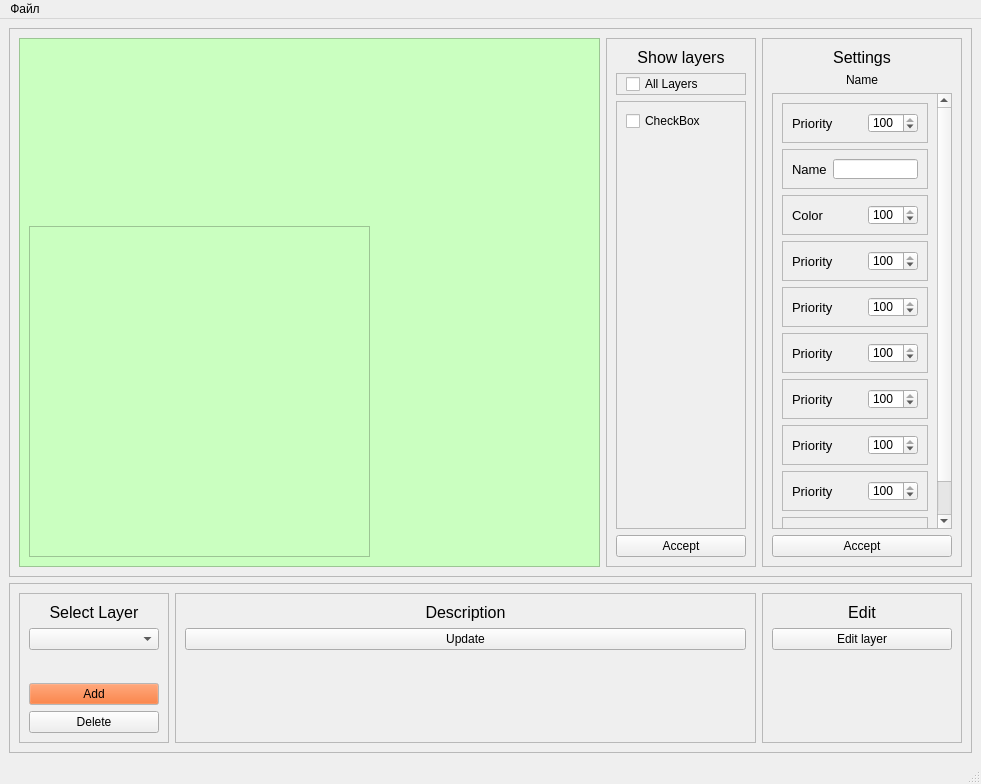
<?xml version="1.0" encoding="UTF-8"?>
<ui version="4.0">
 <class>MainWindow</class>
 <widget class="QMainWindow" name="MainWindow">
  <property name="geometry">
   <rect>
    <x>0</x>
    <y>0</y>
    <width>981</width>
    <height>784</height>
   </rect>
  </property>
  <property name="windowTitle">
   <string>MainWindow</string>
  </property>
  <widget class="QWidget" name="centralwidget">
   <layout class="QGridLayout" name="gridLayout">
    <item row="1" column="1">
     <widget class="QFrame" name="frame_2">
      <property name="frameShape">
       <enum>QFrame::StyledPanel</enum>
      </property>
      <property name="frameShadow">
       <enum>QFrame::Raised</enum>
      </property>
      <layout class="QHBoxLayout" name="horizontalLayout">
       <item>
        <widget class="QFrame" name="viewFrame">
         <property name="styleSheet">
          <string notr="true">background-color:rgb(202, 255, 192)</string>
         </property>
         <property name="frameShape">
          <enum>QFrame::StyledPanel</enum>
         </property>
         <property name="frameShadow">
          <enum>QFrame::Raised</enum>
         </property>
         <widget class="QFrame" name="frame_3">
          <property name="geometry">
           <rect>
            <x>10</x>
            <y>188</y>
            <width>341</width>
            <height>331</height>
           </rect>
          </property>
          <property name="frameShape">
           <enum>QFrame::StyledPanel</enum>
          </property>
          <property name="frameShadow">
           <enum>QFrame::Raised</enum>
          </property>
         </widget>
        </widget>
       </item>
       <item>
        <widget class="QFrame" name="frame_10">
         <property name="enabled">
          <bool>true</bool>
         </property>
         <property name="maximumSize">
          <size>
           <width>150</width>
           <height>16777215</height>
          </size>
         </property>
         <property name="frameShape">
          <enum>QFrame::StyledPanel</enum>
         </property>
         <property name="frameShadow">
          <enum>QFrame::Raised</enum>
         </property>
         <layout class="QVBoxLayout" name="verticalLayout_3">
          <item>
           <widget class="QLabel" name="label">
            <property name="font">
             <font>
              <pointsize>12</pointsize>
             </font>
            </property>
            <property name="text">
             <string>Show layers</string>
            </property>
            <property name="alignment">
             <set>Qt::AlignCenter</set>
            </property>
           </widget>
          </item>
          <item>
           <widget class="QFrame" name="frame_11">
            <property name="frameShape">
             <enum>QFrame::StyledPanel</enum>
            </property>
            <property name="frameShadow">
             <enum>QFrame::Raised</enum>
            </property>
            <layout class="QVBoxLayout" name="verticalLayout_5">
             <property name="spacing">
              <number>0</number>
             </property>
             <property name="topMargin">
              <number>0</number>
             </property>
             <property name="bottomMargin">
              <number>0</number>
             </property>
             <item>
              <widget class="QCheckBox" name="allLayersCheckBox">
               <property name="text">
                <string>All Layers</string>
               </property>
              </widget>
             </item>
            </layout>
           </widget>
          </item>
          <item>
           <widget class="QScrollArea" name="scrollArea">
            <property name="widgetResizable">
             <bool>true</bool>
            </property>
            <widget class="QWidget" name="scrollArea_3">
             <property name="geometry">
              <rect>
               <x>0</x>
               <y>0</y>
               <width>128</width>
               <height>428</height>
              </rect>
             </property>
             <layout class="QVBoxLayout" name="verticalLayout_4">
              <item>
               <layout class="QGridLayout" name="showLayersScrollArea">
                <item row="0" column="0">
                 <widget class="QCheckBox" name="checkBox">
                  <property name="text">
                   <string>CheckBox</string>
                  </property>
                 </widget>
                </item>
               </layout>
              </item>
              <item>
               <spacer name="verticalSpacer_2">
                <property name="orientation">
                 <enum>Qt::Vertical</enum>
                </property>
                <property name="sizeHint" stdset="0">
                 <size>
                  <width>20</width>
                  <height>40</height>
                 </size>
                </property>
               </spacer>
              </item>
             </layout>
            </widget>
           </widget>
          </item>
          <item>
           <widget class="QPushButton" name="acceptLayersChange">
            <property name="text">
             <string>Accept</string>
            </property>
           </widget>
          </item>
         </layout>
        </widget>
       </item>
       <item>
        <widget class="QFrame" name="frame_4">
         <property name="minimumSize">
          <size>
           <width>150</width>
           <height>0</height>
          </size>
         </property>
         <property name="maximumSize">
          <size>
           <width>200</width>
           <height>16777215</height>
          </size>
         </property>
         <property name="frameShape">
          <enum>QFrame::StyledPanel</enum>
         </property>
         <property name="frameShadow">
          <enum>QFrame::Raised</enum>
         </property>
         <layout class="QVBoxLayout" name="verticalLayout">
          <item>
           <widget class="QLabel" name="settings">
            <property name="font">
             <font>
              <pointsize>12</pointsize>
             </font>
            </property>
            <property name="text">
             <string>Settings</string>
            </property>
            <property name="alignment">
             <set>Qt::AlignCenter</set>
            </property>
           </widget>
          </item>
          <item>
           <widget class="QLabel" name="layerNameLabel">
            <property name="text">
             <string>Name</string>
            </property>
            <property name="alignment">
             <set>Qt::AlignCenter</set>
            </property>
           </widget>
          </item>
          <item>
           <widget class="QScrollArea" name="scrollArea_2">
            <property name="widgetResizable">
             <bool>true</bool>
            </property>
            <widget class="QWidget" name="scrollAreaWidgetContents_2">
             <property name="geometry">
              <rect>
               <x>0</x>
               <y>0</y>
               <width>161</width>
               <height>478</height>
              </rect>
             </property>
             <layout class="QVBoxLayout" name="verticalLayout_7">
              <item>
               <widget class="QFrame" name="frame_6">
                <property name="minimumSize">
                 <size>
                  <width>0</width>
                  <height>40</height>
                 </size>
                </property>
                <property name="maximumSize">
                 <size>
                  <width>16777215</width>
                  <height>40</height>
                 </size>
                </property>
                <property name="frameShape">
                 <enum>QFrame::StyledPanel</enum>
                </property>
                <property name="frameShadow">
                 <enum>QFrame::Raised</enum>
                </property>
                <layout class="QHBoxLayout" name="horizontalLayout_3">
                 <item>
                  <widget class="QLabel" name="priority_lbl">
                   <property name="font">
                    <font>
                     <pointsize>10</pointsize>
                    </font>
                   </property>
                   <property name="text">
                    <string>Priority</string>
                   </property>
                  </widget>
                 </item>
                 <item>
                  <widget class="QSpinBox" name="priority_spinbox">
                   <property name="maximumSize">
                    <size>
                     <width>50</width>
                     <height>16777215</height>
                    </size>
                   </property>
                   <property name="maximum">
                    <number>100</number>
                   </property>
                   <property name="value">
                    <number>100</number>
                   </property>
                  </widget>
                 </item>
                </layout>
               </widget>
              </item>
              <item>
               <widget class="QFrame" name="frame_20">
                <property name="minimumSize">
                 <size>
                  <width>0</width>
                  <height>40</height>
                 </size>
                </property>
                <property name="maximumSize">
                 <size>
                  <width>16777215</width>
                  <height>40</height>
                 </size>
                </property>
                <property name="frameShape">
                 <enum>QFrame::StyledPanel</enum>
                </property>
                <property name="frameShadow">
                 <enum>QFrame::Raised</enum>
                </property>
                <layout class="QHBoxLayout" name="horizontalLayout_23">
                 <item>
                  <widget class="QLabel" name="name_lbl">
                   <property name="font">
                    <font>
                     <pointsize>10</pointsize>
                    </font>
                   </property>
                   <property name="text">
                    <string>Name</string>
                   </property>
                  </widget>
                 </item>
                 <item>
                  <widget class="QLineEdit" name="nameLineEdit"/>
                 </item>
                </layout>
               </widget>
              </item>
              <item>
               <widget class="QFrame" name="frame_19">
                <property name="minimumSize">
                 <size>
                  <width>0</width>
                  <height>40</height>
                 </size>
                </property>
                <property name="maximumSize">
                 <size>
                  <width>16777215</width>
                  <height>40</height>
                 </size>
                </property>
                <property name="frameShape">
                 <enum>QFrame::StyledPanel</enum>
                </property>
                <property name="frameShadow">
                 <enum>QFrame::Raised</enum>
                </property>
                <layout class="QHBoxLayout" name="horizontalLayout_22">
                 <item>
                  <widget class="QLabel" name="priority_lbl_7">
                   <property name="font">
                    <font>
                     <pointsize>10</pointsize>
                    </font>
                   </property>
                   <property name="text">
                    <string>Color</string>
                   </property>
                  </widget>
                 </item>
                 <item>
                  <widget class="QSpinBox" name="priority_spinbox_7">
                   <property name="maximumSize">
                    <size>
                     <width>50</width>
                     <height>16777215</height>
                    </size>
                   </property>
                   <property name="maximum">
                    <number>100</number>
                   </property>
                   <property name="value">
                    <number>100</number>
                   </property>
                  </widget>
                 </item>
                </layout>
               </widget>
              </item>
              <item>
               <widget class="QFrame" name="frame_18">
                <property name="minimumSize">
                 <size>
                  <width>0</width>
                  <height>40</height>
                 </size>
                </property>
                <property name="maximumSize">
                 <size>
                  <width>16777215</width>
                  <height>40</height>
                 </size>
                </property>
                <property name="frameShape">
                 <enum>QFrame::StyledPanel</enum>
                </property>
                <property name="frameShadow">
                 <enum>QFrame::Raised</enum>
                </property>
                <layout class="QHBoxLayout" name="horizontalLayout_21">
                 <item>
                  <widget class="QLabel" name="priority_lbl_9">
                   <property name="font">
                    <font>
                     <pointsize>10</pointsize>
                    </font>
                   </property>
                   <property name="text">
                    <string>Priority</string>
                   </property>
                  </widget>
                 </item>
                 <item>
                  <widget class="QSpinBox" name="priority_spinbox_9">
                   <property name="maximumSize">
                    <size>
                     <width>50</width>
                     <height>16777215</height>
                    </size>
                   </property>
                   <property name="maximum">
                    <number>100</number>
                   </property>
                   <property name="value">
                    <number>100</number>
                   </property>
                  </widget>
                 </item>
                </layout>
               </widget>
              </item>
              <item>
               <widget class="QFrame" name="frame_17">
                <property name="minimumSize">
                 <size>
                  <width>0</width>
                  <height>40</height>
                 </size>
                </property>
                <property name="maximumSize">
                 <size>
                  <width>16777215</width>
                  <height>40</height>
                 </size>
                </property>
                <property name="frameShape">
                 <enum>QFrame::StyledPanel</enum>
                </property>
                <property name="frameShadow">
                 <enum>QFrame::Raised</enum>
                </property>
                <layout class="QHBoxLayout" name="horizontalLayout_20">
                 <item>
                  <widget class="QLabel" name="priority_lbl_3">
                   <property name="font">
                    <font>
                     <pointsize>10</pointsize>
                    </font>
                   </property>
                   <property name="text">
                    <string>Priority</string>
                   </property>
                  </widget>
                 </item>
                 <item>
                  <widget class="QSpinBox" name="priority_spinbox_3">
                   <property name="maximumSize">
                    <size>
                     <width>50</width>
                     <height>16777215</height>
                    </size>
                   </property>
                   <property name="maximum">
                    <number>100</number>
                   </property>
                   <property name="value">
                    <number>100</number>
                   </property>
                  </widget>
                 </item>
                </layout>
               </widget>
              </item>
              <item>
               <widget class="QFrame" name="frame_16">
                <property name="minimumSize">
                 <size>
                  <width>0</width>
                  <height>40</height>
                 </size>
                </property>
                <property name="maximumSize">
                 <size>
                  <width>16777215</width>
                  <height>40</height>
                 </size>
                </property>
                <property name="frameShape">
                 <enum>QFrame::StyledPanel</enum>
                </property>
                <property name="frameShadow">
                 <enum>QFrame::Raised</enum>
                </property>
                <layout class="QHBoxLayout" name="horizontalLayout_19">
                 <item>
                  <widget class="QLabel" name="priority_lbl_5">
                   <property name="font">
                    <font>
                     <pointsize>10</pointsize>
                    </font>
                   </property>
                   <property name="text">
                    <string>Priority</string>
                   </property>
                  </widget>
                 </item>
                 <item>
                  <widget class="QSpinBox" name="priority_spinbox_5">
                   <property name="maximumSize">
                    <size>
                     <width>50</width>
                     <height>16777215</height>
                    </size>
                   </property>
                   <property name="maximum">
                    <number>100</number>
                   </property>
                   <property name="value">
                    <number>100</number>
                   </property>
                  </widget>
                 </item>
                </layout>
               </widget>
              </item>
              <item>
               <widget class="QFrame" name="frame_15">
                <property name="minimumSize">
                 <size>
                  <width>0</width>
                  <height>40</height>
                 </size>
                </property>
                <property name="maximumSize">
                 <size>
                  <width>16777215</width>
                  <height>40</height>
                 </size>
                </property>
                <property name="frameShape">
                 <enum>QFrame::StyledPanel</enum>
                </property>
                <property name="frameShadow">
                 <enum>QFrame::Raised</enum>
                </property>
                <layout class="QHBoxLayout" name="horizontalLayout_18">
                 <item>
                  <widget class="QLabel" name="priority_lbl_8">
                   <property name="font">
                    <font>
                     <pointsize>10</pointsize>
                    </font>
                   </property>
                   <property name="text">
                    <string>Priority</string>
                   </property>
                  </widget>
                 </item>
                 <item>
                  <widget class="QSpinBox" name="priority_spinbox_8">
                   <property name="maximumSize">
                    <size>
                     <width>50</width>
                     <height>16777215</height>
                    </size>
                   </property>
                   <property name="maximum">
                    <number>100</number>
                   </property>
                   <property name="value">
                    <number>100</number>
                   </property>
                  </widget>
                 </item>
                </layout>
               </widget>
              </item>
              <item>
               <widget class="QFrame" name="frame_14">
                <property name="minimumSize">
                 <size>
                  <width>0</width>
                  <height>40</height>
                 </size>
                </property>
                <property name="maximumSize">
                 <size>
                  <width>16777215</width>
                  <height>40</height>
                 </size>
                </property>
                <property name="frameShape">
                 <enum>QFrame::StyledPanel</enum>
                </property>
                <property name="frameShadow">
                 <enum>QFrame::Raised</enum>
                </property>
                <layout class="QHBoxLayout" name="horizontalLayout_17">
                 <item>
                  <widget class="QLabel" name="priority_lbl_6">
                   <property name="font">
                    <font>
                     <pointsize>10</pointsize>
                    </font>
                   </property>
                   <property name="text">
                    <string>Priority</string>
                   </property>
                  </widget>
                 </item>
                 <item>
                  <widget class="QSpinBox" name="priority_spinbox_6">
                   <property name="maximumSize">
                    <size>
                     <width>50</width>
                     <height>16777215</height>
                    </size>
                   </property>
                   <property name="maximum">
                    <number>100</number>
                   </property>
                   <property name="value">
                    <number>100</number>
                   </property>
                  </widget>
                 </item>
                </layout>
               </widget>
              </item>
              <item>
               <widget class="QFrame" name="frame_7">
                <property name="minimumSize">
                 <size>
                  <width>0</width>
                  <height>40</height>
                 </size>
                </property>
                <property name="maximumSize">
                 <size>
                  <width>16777215</width>
                  <height>40</height>
                 </size>
                </property>
                <property name="frameShape">
                 <enum>QFrame::StyledPanel</enum>
                </property>
                <property name="frameShadow">
                 <enum>QFrame::Raised</enum>
                </property>
                <layout class="QHBoxLayout" name="horizontalLayout_4">
                 <item>
                  <widget class="QLabel" name="priority_lbl_2">
                   <property name="font">
                    <font>
                     <pointsize>10</pointsize>
                    </font>
                   </property>
                   <property name="text">
                    <string>Priority</string>
                   </property>
                  </widget>
                 </item>
                 <item>
                  <widget class="QSpinBox" name="priority_spinbox_2">
                   <property name="maximumSize">
                    <size>
                     <width>50</width>
                     <height>16777215</height>
                    </size>
                   </property>
                   <property name="maximum">
                    <number>100</number>
                   </property>
                   <property name="value">
                    <number>100</number>
                   </property>
                  </widget>
                 </item>
                </layout>
               </widget>
              </item>
              <item>
               <widget class="QFrame" name="frame_13">
                <property name="minimumSize">
                 <size>
                  <width>0</width>
                  <height>40</height>
                 </size>
                </property>
                <property name="maximumSize">
                 <size>
                  <width>16777215</width>
                  <height>40</height>
                 </size>
                </property>
                <property name="frameShape">
                 <enum>QFrame::StyledPanel</enum>
                </property>
                <property name="frameShadow">
                 <enum>QFrame::Raised</enum>
                </property>
                <layout class="QHBoxLayout" name="horizontalLayout_16">
                 <item>
                  <widget class="QLabel" name="priority_lbl_4">
                   <property name="font">
                    <font>
                     <pointsize>10</pointsize>
                    </font>
                   </property>
                   <property name="text">
                    <string>Priority</string>
                   </property>
                  </widget>
                 </item>
                 <item>
                  <widget class="QSpinBox" name="priority_spinbox_4">
                   <property name="maximumSize">
                    <size>
                     <width>50</width>
                     <height>16777215</height>
                    </size>
                   </property>
                   <property name="maximum">
                    <number>100</number>
                   </property>
                   <property name="value">
                    <number>100</number>
                   </property>
                  </widget>
                 </item>
                </layout>
               </widget>
              </item>
              <item>
               <spacer name="verticalSpacer">
                <property name="orientation">
                 <enum>Qt::Vertical</enum>
                </property>
                <property name="sizeHint" stdset="0">
                 <size>
                  <width>20</width>
                  <height>40</height>
                 </size>
                </property>
               </spacer>
              </item>
             </layout>
            </widget>
           </widget>
          </item>
          <item>
           <widget class="QPushButton" name="acceptSettingsButton">
            <property name="text">
             <string>Accept</string>
            </property>
           </widget>
          </item>
         </layout>
        </widget>
       </item>
      </layout>
     </widget>
    </item>
    <item row="2" column="1">
     <widget class="QFrame" name="frame">
      <property name="minimumSize">
       <size>
        <width>0</width>
        <height>150</height>
       </size>
      </property>
      <property name="maximumSize">
       <size>
        <width>16777215</width>
        <height>170</height>
       </size>
      </property>
      <property name="frameShape">
       <enum>QFrame::StyledPanel</enum>
      </property>
      <property name="frameShadow">
       <enum>QFrame::Raised</enum>
      </property>
      <layout class="QHBoxLayout" name="horizontalLayout_5">
       <item>
        <widget class="QFrame" name="frame_12">
         <property name="maximumSize">
          <size>
           <width>150</width>
           <height>16777215</height>
          </size>
         </property>
         <property name="frameShape">
          <enum>QFrame::StyledPanel</enum>
         </property>
         <property name="frameShadow">
          <enum>QFrame::Raised</enum>
         </property>
         <layout class="QVBoxLayout" name="verticalLayout_6">
          <item>
           <widget class="QLabel" name="select_label">
            <property name="maximumSize">
             <size>
              <width>16777215</width>
              <height>20</height>
             </size>
            </property>
            <property name="font">
             <font>
              <pointsize>12</pointsize>
             </font>
            </property>
            <property name="text">
             <string>Select Layer</string>
            </property>
            <property name="alignment">
             <set>Qt::AlignCenter</set>
            </property>
           </widget>
          </item>
          <item>
           <widget class="QComboBox" name="layersComboBox"/>
          </item>
          <item>
           <spacer name="verticalSpacer_3">
            <property name="orientation">
             <enum>Qt::Vertical</enum>
            </property>
            <property name="sizeHint" stdset="0">
             <size>
              <width>20</width>
              <height>40</height>
             </size>
            </property>
           </spacer>
          </item>
          <item>
           <widget class="QPushButton" name="addLayerButton">
            <property name="palette">
             <palette>
              <active>
               <colorrole role="WindowText">
                <brush brushstyle="SolidPattern">
                 <color alpha="255">
                  <red>0</red>
                  <green>0</green>
                  <blue>0</blue>
                 </color>
                </brush>
               </colorrole>
               <colorrole role="Button">
                <brush brushstyle="SolidPattern">
                 <color alpha="255">
                  <red>255</red>
                  <green>85</green>
                  <blue>0</blue>
                 </color>
                </brush>
               </colorrole>
               <colorrole role="Light">
                <brush brushstyle="SolidPattern">
                 <color alpha="255">
                  <red>255</red>
                  <green>255</green>
                  <blue>255</blue>
                 </color>
                </brush>
               </colorrole>
               <colorrole role="Midlight">
                <brush brushstyle="SolidPattern">
                 <color alpha="255">
                  <red>255</red>
                  <green>255</green>
                  <blue>255</blue>
                 </color>
                </brush>
               </colorrole>
               <colorrole role="Dark">
                <brush brushstyle="SolidPattern">
                 <color alpha="255">
                  <red>127</red>
                  <green>127</green>
                  <blue>127</blue>
                 </color>
                </brush>
               </colorrole>
               <colorrole role="Mid">
                <brush brushstyle="SolidPattern">
                 <color alpha="255">
                  <red>170</red>
                  <green>170</green>
                  <blue>170</blue>
                 </color>
                </brush>
               </colorrole>
               <colorrole role="Text">
                <brush brushstyle="SolidPattern">
                 <color alpha="255">
                  <red>0</red>
                  <green>0</green>
                  <blue>0</blue>
                 </color>
                </brush>
               </colorrole>
               <colorrole role="BrightText">
                <brush brushstyle="SolidPattern">
                 <color alpha="255">
                  <red>255</red>
                  <green>255</green>
                  <blue>255</blue>
                 </color>
                </brush>
               </colorrole>
               <colorrole role="ButtonText">
                <brush brushstyle="SolidPattern">
                 <color alpha="255">
                  <red>0</red>
                  <green>0</green>
                  <blue>0</blue>
                 </color>
                </brush>
               </colorrole>
               <colorrole role="Base">
                <brush brushstyle="SolidPattern">
                 <color alpha="255">
                  <red>255</red>
                  <green>255</green>
                  <blue>255</blue>
                 </color>
                </brush>
               </colorrole>
               <colorrole role="Window">
                <brush brushstyle="SolidPattern">
                 <color alpha="255">
                  <red>255</red>
                  <green>255</green>
                  <blue>255</blue>
                 </color>
                </brush>
               </colorrole>
               <colorrole role="Shadow">
                <brush brushstyle="SolidPattern">
                 <color alpha="255">
                  <red>0</red>
                  <green>0</green>
                  <blue>0</blue>
                 </color>
                </brush>
               </colorrole>
               <colorrole role="AlternateBase">
                <brush brushstyle="SolidPattern">
                 <color alpha="255">
                  <red>255</red>
                  <green>255</green>
                  <blue>255</blue>
                 </color>
                </brush>
               </colorrole>
               <colorrole role="ToolTipBase">
                <brush brushstyle="SolidPattern">
                 <color alpha="255">
                  <red>255</red>
                  <green>255</green>
                  <blue>220</blue>
                 </color>
                </brush>
               </colorrole>
               <colorrole role="ToolTipText">
                <brush brushstyle="SolidPattern">
                 <color alpha="255">
                  <red>0</red>
                  <green>0</green>
                  <blue>0</blue>
                 </color>
                </brush>
               </colorrole>
              </active>
              <inactive>
               <colorrole role="WindowText">
                <brush brushstyle="SolidPattern">
                 <color alpha="255">
                  <red>0</red>
                  <green>0</green>
                  <blue>0</blue>
                 </color>
                </brush>
               </colorrole>
               <colorrole role="Button">
                <brush brushstyle="SolidPattern">
                 <color alpha="255">
                  <red>255</red>
                  <green>85</green>
                  <blue>0</blue>
                 </color>
                </brush>
               </colorrole>
               <colorrole role="Light">
                <brush brushstyle="SolidPattern">
                 <color alpha="255">
                  <red>255</red>
                  <green>255</green>
                  <blue>255</blue>
                 </color>
                </brush>
               </colorrole>
               <colorrole role="Midlight">
                <brush brushstyle="SolidPattern">
                 <color alpha="255">
                  <red>255</red>
                  <green>255</green>
                  <blue>255</blue>
                 </color>
                </brush>
               </colorrole>
               <colorrole role="Dark">
                <brush brushstyle="SolidPattern">
                 <color alpha="255">
                  <red>127</red>
                  <green>127</green>
                  <blue>127</blue>
                 </color>
                </brush>
               </colorrole>
               <colorrole role="Mid">
                <brush brushstyle="SolidPattern">
                 <color alpha="255">
                  <red>170</red>
                  <green>170</green>
                  <blue>170</blue>
                 </color>
                </brush>
               </colorrole>
               <colorrole role="Text">
                <brush brushstyle="SolidPattern">
                 <color alpha="255">
                  <red>0</red>
                  <green>0</green>
                  <blue>0</blue>
                 </color>
                </brush>
               </colorrole>
               <colorrole role="BrightText">
                <brush brushstyle="SolidPattern">
                 <color alpha="255">
                  <red>255</red>
                  <green>255</green>
                  <blue>255</blue>
                 </color>
                </brush>
               </colorrole>
               <colorrole role="ButtonText">
                <brush brushstyle="SolidPattern">
                 <color alpha="255">
                  <red>0</red>
                  <green>0</green>
                  <blue>0</blue>
                 </color>
                </brush>
               </colorrole>
               <colorrole role="Base">
                <brush brushstyle="SolidPattern">
                 <color alpha="255">
                  <red>255</red>
                  <green>255</green>
                  <blue>255</blue>
                 </color>
                </brush>
               </colorrole>
               <colorrole role="Window">
                <brush brushstyle="SolidPattern">
                 <color alpha="255">
                  <red>255</red>
                  <green>255</green>
                  <blue>255</blue>
                 </color>
                </brush>
               </colorrole>
               <colorrole role="Shadow">
                <brush brushstyle="SolidPattern">
                 <color alpha="255">
                  <red>0</red>
                  <green>0</green>
                  <blue>0</blue>
                 </color>
                </brush>
               </colorrole>
               <colorrole role="AlternateBase">
                <brush brushstyle="SolidPattern">
                 <color alpha="255">
                  <red>255</red>
                  <green>255</green>
                  <blue>255</blue>
                 </color>
                </brush>
               </colorrole>
               <colorrole role="ToolTipBase">
                <brush brushstyle="SolidPattern">
                 <color alpha="255">
                  <red>255</red>
                  <green>255</green>
                  <blue>220</blue>
                 </color>
                </brush>
               </colorrole>
               <colorrole role="ToolTipText">
                <brush brushstyle="SolidPattern">
                 <color alpha="255">
                  <red>0</red>
                  <green>0</green>
                  <blue>0</blue>
                 </color>
                </brush>
               </colorrole>
              </inactive>
              <disabled>
               <colorrole role="WindowText">
                <brush brushstyle="SolidPattern">
                 <color alpha="255">
                  <red>127</red>
                  <green>127</green>
                  <blue>127</blue>
                 </color>
                </brush>
               </colorrole>
               <colorrole role="Button">
                <brush brushstyle="SolidPattern">
                 <color alpha="255">
                  <red>255</red>
                  <green>85</green>
                  <blue>0</blue>
                 </color>
                </brush>
               </colorrole>
               <colorrole role="Light">
                <brush brushstyle="SolidPattern">
                 <color alpha="255">
                  <red>255</red>
                  <green>255</green>
                  <blue>255</blue>
                 </color>
                </brush>
               </colorrole>
               <colorrole role="Midlight">
                <brush brushstyle="SolidPattern">
                 <color alpha="255">
                  <red>255</red>
                  <green>255</green>
                  <blue>255</blue>
                 </color>
                </brush>
               </colorrole>
               <colorrole role="Dark">
                <brush brushstyle="SolidPattern">
                 <color alpha="255">
                  <red>127</red>
                  <green>127</green>
                  <blue>127</blue>
                 </color>
                </brush>
               </colorrole>
               <colorrole role="Mid">
                <brush brushstyle="SolidPattern">
                 <color alpha="255">
                  <red>170</red>
                  <green>170</green>
                  <blue>170</blue>
                 </color>
                </brush>
               </colorrole>
               <colorrole role="Text">
                <brush brushstyle="SolidPattern">
                 <color alpha="255">
                  <red>127</red>
                  <green>127</green>
                  <blue>127</blue>
                 </color>
                </brush>
               </colorrole>
               <colorrole role="BrightText">
                <brush brushstyle="SolidPattern">
                 <color alpha="255">
                  <red>255</red>
                  <green>255</green>
                  <blue>255</blue>
                 </color>
                </brush>
               </colorrole>
               <colorrole role="ButtonText">
                <brush brushstyle="SolidPattern">
                 <color alpha="255">
                  <red>127</red>
                  <green>127</green>
                  <blue>127</blue>
                 </color>
                </brush>
               </colorrole>
               <colorrole role="Base">
                <brush brushstyle="SolidPattern">
                 <color alpha="255">
                  <red>255</red>
                  <green>255</green>
                  <blue>255</blue>
                 </color>
                </brush>
               </colorrole>
               <colorrole role="Window">
                <brush brushstyle="SolidPattern">
                 <color alpha="255">
                  <red>255</red>
                  <green>255</green>
                  <blue>255</blue>
                 </color>
                </brush>
               </colorrole>
               <colorrole role="Shadow">
                <brush brushstyle="SolidPattern">
                 <color alpha="255">
                  <red>0</red>
                  <green>0</green>
                  <blue>0</blue>
                 </color>
                </brush>
               </colorrole>
               <colorrole role="AlternateBase">
                <brush brushstyle="SolidPattern">
                 <color alpha="255">
                  <red>255</red>
                  <green>255</green>
                  <blue>255</blue>
                 </color>
                </brush>
               </colorrole>
               <colorrole role="ToolTipBase">
                <brush brushstyle="SolidPattern">
                 <color alpha="255">
                  <red>255</red>
                  <green>255</green>
                  <blue>220</blue>
                 </color>
                </brush>
               </colorrole>
               <colorrole role="ToolTipText">
                <brush brushstyle="SolidPattern">
                 <color alpha="255">
                  <red>0</red>
                  <green>0</green>
                  <blue>0</blue>
                 </color>
                </brush>
               </colorrole>
              </disabled>
             </palette>
            </property>
            <property name="text">
             <string>Add</string>
            </property>
           </widget>
          </item>
          <item>
           <widget class="QPushButton" name="deleteLayerButton">
            <property name="text">
             <string>Delete</string>
            </property>
           </widget>
          </item>
         </layout>
        </widget>
       </item>
       <item>
        <widget class="QFrame" name="frame_8">
         <property name="frameShape">
          <enum>QFrame::StyledPanel</enum>
         </property>
         <property name="frameShadow">
          <enum>QFrame::Raised</enum>
         </property>
         <layout class="QVBoxLayout" name="verticalLayout_2">
          <item>
           <widget class="QLabel" name="descriptionLabel">
            <property name="font">
             <font>
              <pointsize>12</pointsize>
             </font>
            </property>
            <property name="text">
             <string>Description</string>
            </property>
            <property name="alignment">
             <set>Qt::AlignCenter</set>
            </property>
           </widget>
          </item>
          <item>
           <widget class="QPushButton" name="updateViewButton">
            <property name="text">
             <string>Update</string>
            </property>
           </widget>
          </item>
          <item>
           <spacer name="verticalSpacer_4">
            <property name="orientation">
             <enum>Qt::Vertical</enum>
            </property>
            <property name="sizeHint" stdset="0">
             <size>
              <width>20</width>
              <height>40</height>
             </size>
            </property>
           </spacer>
          </item>
         </layout>
        </widget>
       </item>
       <item>
        <widget class="QFrame" name="frame_9">
         <property name="minimumSize">
          <size>
           <width>190</width>
           <height>0</height>
          </size>
         </property>
         <property name="maximumSize">
          <size>
           <width>200</width>
           <height>200</height>
          </size>
         </property>
         <property name="frameShape">
          <enum>QFrame::StyledPanel</enum>
         </property>
         <property name="frameShadow">
          <enum>QFrame::Raised</enum>
         </property>
         <layout class="QVBoxLayout" name="verticalLayout_8">
          <item>
           <widget class="QLabel" name="editLabel">
            <property name="font">
             <font>
              <pointsize>12</pointsize>
             </font>
            </property>
            <property name="text">
             <string>Edit</string>
            </property>
            <property name="alignment">
             <set>Qt::AlignCenter</set>
            </property>
           </widget>
          </item>
          <item>
           <widget class="QPushButton" name="editLayerButton">
            <property name="text">
             <string>Edit layer</string>
            </property>
           </widget>
          </item>
          <item>
           <spacer name="verticalSpacer_5">
            <property name="orientation">
             <enum>Qt::Vertical</enum>
            </property>
            <property name="sizeHint" stdset="0">
             <size>
              <width>20</width>
              <height>40</height>
             </size>
            </property>
           </spacer>
          </item>
         </layout>
        </widget>
       </item>
      </layout>
     </widget>
    </item>
   </layout>
  </widget>
  <widget class="QMenuBar" name="menubar">
   <property name="geometry">
    <rect>
     <x>0</x>
     <y>0</y>
     <width>981</width>
     <height>21</height>
    </rect>
   </property>
   <widget class="QMenu" name="menu">
    <property name="title">
     <string>Файл</string>
    </property>
    <addaction name="create_file_action"/>
    <addaction name="open_file_action"/>
    <addaction name="save_file_action"/>
    <addaction name="separator"/>
   </widget>
   <addaction name="menu"/>
  </widget>
  <widget class="QStatusBar" name="statusbar"/>
  <action name="open_file_action">
   <property name="text">
    <string>Открыть</string>
   </property>
  </action>
  <action name="save_file_action">
   <property name="text">
    <string>Сохранить</string>
   </property>
  </action>
  <action name="create_file_action">
   <property name="text">
    <string>Создать</string>
   </property>
  </action>
 </widget>
 <resources/>
 <connections/>
</ui>
